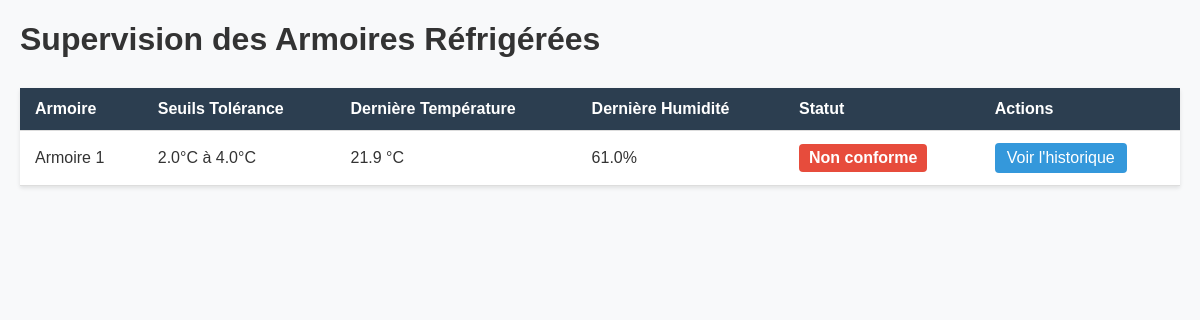
Before: / with the older database file.
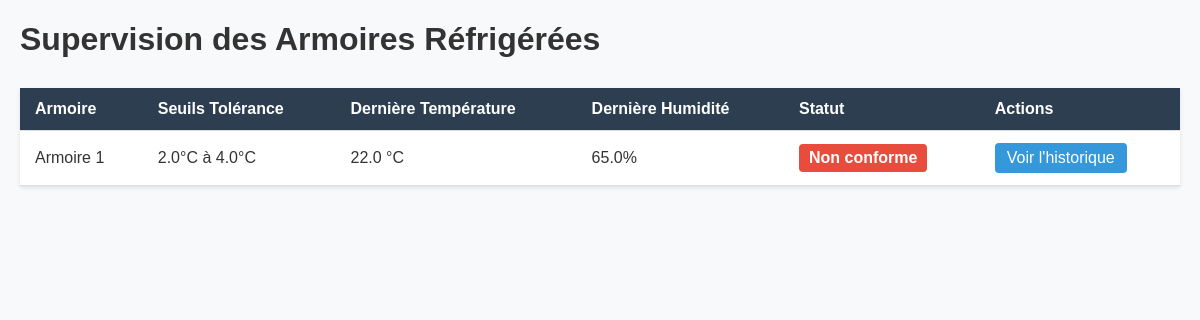
After: the same page with the newer database file.
### tables this page shows
CREATE TABLE Armoire (id INTEGER PRIMARY KEY, temp_min REAL, temp_max REAL);

CREATE TABLE Mesure (
            armoire_id INTEGER,
            horodatage TEXT,
            temperature REAL,
            humidite REAL
        );

### app.py (the view)
@app.route("/")
def dashboard():
    dernieres_mesures = recuperer_dernieres_mesures()
    return render_template("dashboard.html", donnees=dernieres_mesures)

### app.py (called while the page is built)
def connexion_db():
    conn = sqlite3.connect("temperatures.db")
    conn.row_factory = sqlite3.Row
    return conn

### templates/dashboard.html (shortened to what this page needs)
<!DOCTYPE html>
<html lang="fr">
<head>
    <link rel="stylesheet" href="{{ url_for('static', filename='style.css') }}">
</head>
<body>
    <header>
        <h1>Supervision des Armoires Réfrigérées</h1>
    </header>
    <main>
        <table>
            <thead>
                <tr>
                    <th>Armoire</th>
                    <th>Seuils Tolérance</th>
                    <th>Dernière Température</th>
                    <th>Dernière Humidité</th>
                    <th>Statut</th>
                    <th>Actions</th>
                </tr>
            </thead>
            <tbody>
                {% for item in donnees %}
                <tr id="armoire-{{ item.armoire.id }}">
                    <td>Armoire {{ item.armoire.id }}</td>
                    <td>{{ item.armoire.temp_min }}°C à {{ item.armoire.temp_max }}°C</td>
                    <td class="temperature">
                        {% if item.mesure %}
                            {{ item.mesure.temperature }} °C
                        {% else %}
                            --
                        {% endif %}
                    </td>
                    <td class="humidity">
                        {% if item.mesure %}
                            {{ item.mesure.humidite }}%
                        {% else %}
                            --
                        {% endif %}
                    </td>
                    <td class="statut-cell">
                        {% if item.mesure %}
                            {% if item.conforme %}
                                <span class="statut conforme">Conforme</span>
                            {% else %}
                                <span class="statut non-conforme">Non conforme</span>
                            {% endif %}
                        {% else %}
                            <span class="statut inconnu">Inconnu</span>
                        {% endif %}
                    </td>
                    <td>
                        <a href="{{ url_for('historique', armoire_id=item.armoire.id) }}" class="btn">Voir l'historique</a>
                    </td>
                </tr>
                {% endfor %}
            </tbody>
        </table>
    </main>
</body>
</html>

### static/style.css (style rules this page uses)
body { font-family: Arial, sans-serif; margin: 20px; background-color: #f8f9fa; color: #333; }
header { margin-bottom: 30px; }
table { width: 100%; border-collapse: collapse; background-color: #fff; box-shadow: 0 2px 4px rgba(0,0,0,0.1); }
th, td { padding: 12px 15px; text-align: left; border-bottom: 1px solid #ddd; }
th { background-color: #2c3e50; color: #fff; }
.statut { padding: 5px 10px; border-radius: 4px; font-weight: bold; display: inline-block; }
.statut.non-conforme, .statut.critique { background-color: #e74c3c; color: #ffffff; }
.btn { display: inline-block; padding: 6px 12px; background-color: #3498db; color: #fff; text-decoration: none; border-radius: 4px; }

Changed rows visible on the page:
no longer on this page (row unchanged): Mesure: mesure.temperature "21.9", mesure.humidite "61.0"
added Mesure: mesure.temperature "22.0", mesure.humidite "65.0"
Other visible differences:
new list line: "Armoire °C à °C °C % Non conforme Voir l'historique"
new list line: "1 2.0 4.0"
list line gone: "Armoire °C à °C °C % Non conforme Voir l'historique"
list line gone: "1 2.0 4.0"
